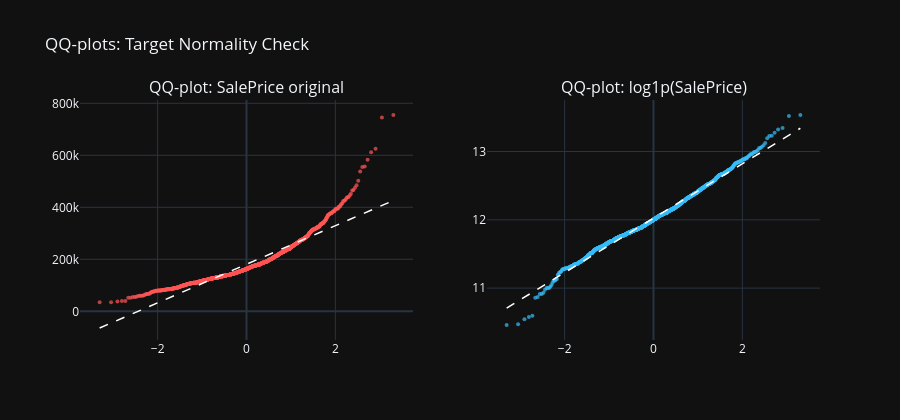

The notebook cell saved with this chart:
### Code cell
fig = make_subplots(
    rows=1, cols=2,
    subplot_titles=["QQ-plot: SalePrice original", "QQ-plot: log1p(SalePrice)"],
)

for col_idx, (series, color) in enumerate(
    [(df[TARGET], "#ff5757"), (df[TARGET_MODEL], "#38bdf8")], start=1
):
    result             = stats.probplot(series)
    theoretical        = result[0][0]
    observed           = result[0][1]
    slope, intercept, _ = result[1]

    fig.add_trace(
        go.Scatter(x=theoretical, y=observed, mode="markers",
                   marker=dict(color=color, size=4, opacity=0.7), showlegend=False),
        row=1, col=col_idx,
    )
    fig.add_trace(
        go.Scatter(
            x=[float(theoretical.min()), float(theoretical.max())],
            y=[slope * theoretical.min() + intercept,
               slope * theoretical.max() + intercept],
            mode="lines",
            line=dict(color="white", width=1.5, dash="dash"),
            showlegend=False,
        ),
        row=1, col=col_idx,
    )

fig.update_layout(title="QQ-plots: Target Normality Check", height=420, width=900)
fig.show()

### Figure 1 — Plotly figure (JSON) as saved in the notebook; plotly's stock layout.template omitted (floating-point values rounded to 4 significant figures; data arrays with more than 128 entries replaced by an {"elided": "..."} marker saying what was removed)
{"data": [{"marker": {"color": "#ff5757", "opacity": 0.7, "size": 4}, "mode": "markers", "showlegend": false, "type": "scatter", "x": {"elided": "1460 float values"}, "xaxis": "x", "y": {"elided": "1460 int values"}, "yaxis": "y"}, {"line": {"color": "white", "dash": "dash", "width": 1.5}, "mode": "lines", "showlegend": false, "type": "scatter", "x": [-3.305, 3.305], "xaxis": "x", "y": [-64190.0, 426000.0], "yaxis": "y"}, {"marker": {"color": "#38bdf8", "opacity": 0.7, "size": 4}, "mode": "markers", "showlegend": false, "type": "scatter", "x": {"elided": "1460 float values"}, "xaxis": "x2", "y": {"elided": "1460 float values"}, "yaxis": "y2"}, {"line": {"color": "white", "dash": "dash", "width": 1.5}, "mode": "lines", "showlegend": false, "type": "scatter", "x": [-3.305, 3.305], "xaxis": "x2", "y": [10.71, 13.34], "yaxis": "y2"}], "layout": {"annotations": [{"font": {"size": 16}, "showarrow": false, "text": "QQ-plot: SalePrice original", "x": 0.225, "xanchor": "center", "xref": "paper", "y": 1, "yanchor": "bottom", "yref": "paper"}, {"font": {"size": 16}, "showarrow": false, "text": "QQ-plot: log1p(SalePrice)", "x": 0.775, "xanchor": "center", "xref": "paper", "y": 1, "yanchor": "bottom", "yref": "paper"}], "height": 420, "title": {"text": "QQ-plots: Target Normality Check"}, "width": 900, "xaxis": {"anchor": "y", "domain": [0, 0.45]}, "xaxis2": {"anchor": "y2", "domain": [0.55, 1]}, "yaxis": {"anchor": "x", "domain": [0, 1]}, "yaxis2": {"anchor": "x2", "domain": [0, 1]}}}
